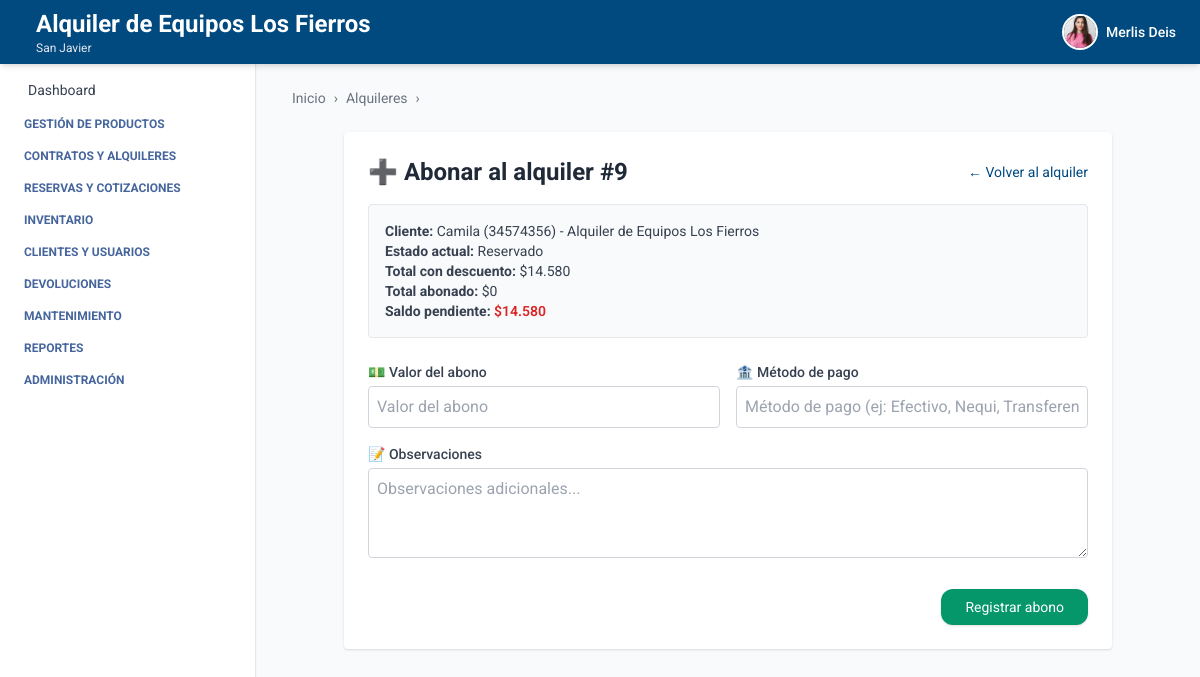
The app's page /alquiler/alquiler/9/abonar/ (signed in), older data.
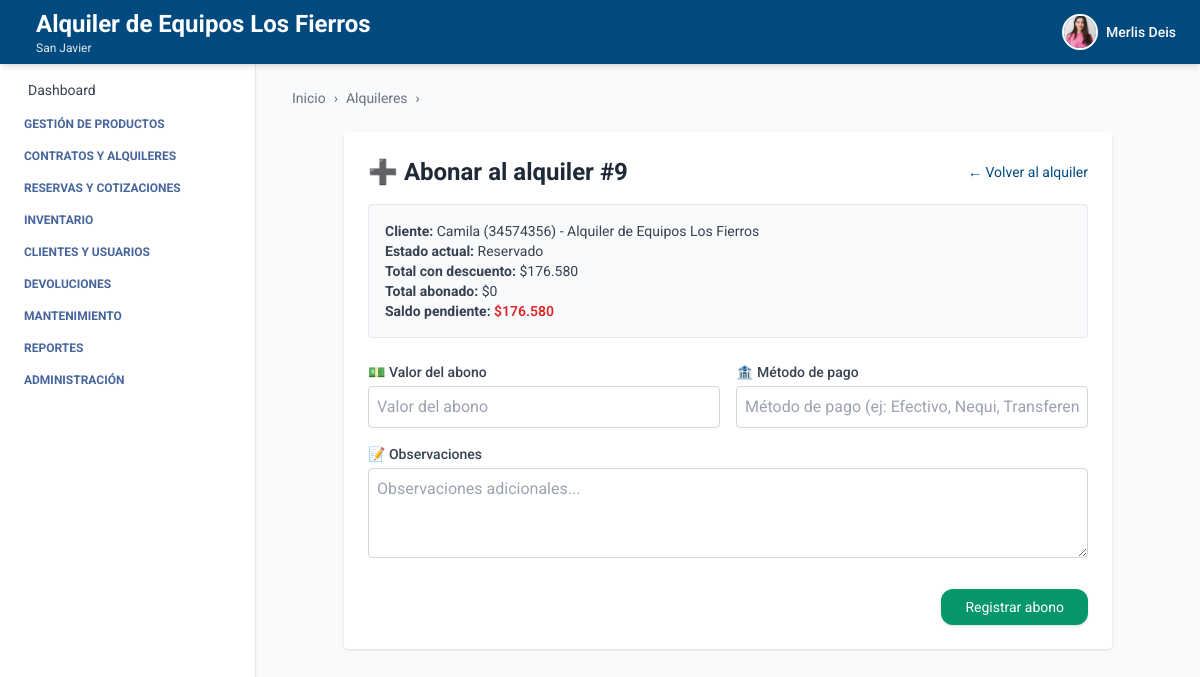
The same page, newer data.
### alquiler/models.py (models this page shows, shortened)
class Alquiler(models.Model):
    ESTADOS_ALQUILER = [
        ('cotizacion', 'Cotización'),
        ('borrador', 'Borrador'),
        ('reservado', 'Reservado'),
        ('en_curso', 'En curso'),
        ('liquidado', 'Liquidado'),
        ('anulado', 'Anulado'),
    ]
    usuario = models.ForeignKey(
        settings.AUTH_USER_MODEL, on_delete=models.CASCADE)
    cliente = models.ForeignKey(
        Cliente, on_delete=models.PROTECT, related_name='alquileres', null=True, blank=True)
    fecha_inicio = models.DateField(null=True, blank=True)
    fecha_fin = models.DateField(null=True, blank=True)
    observaciones = models.TextField(blank=True)
    total = models.DecimalField(
        max_digits=10, decimal_places=2, default=0.0,
        help_text="Total cobro del alquiler"
    )
    estado = models.CharField(
        max_length=20, choices=ESTADOS_ALQUILER, default='borrador')
    descuento_general = models.DecimalField(
        max_digits=5, decimal_places=2, default=0.0,
        help_text="Descuento general en % sobre el total del alquiler"
    )
    created_at = models.DateTimeField(auto_now_add=True)
    updated_at = models.DateTimeField(auto_now=True)
    created_by = models.ForeignKey(
        settings.AUTH_USER_MODEL, on_delete=models.SET_NULL,
        null=True, blank=True, related_name='alquileres_creados_por'
    )
    updated_by = models.ForeignKey(
        settings.AUTH_USER_MODEL, on_delete=models.SET_NULL,
        null=True, blank=True, related_name='alquileres_actualizados_por'
    )
    @property
    def total_sin_descuento(self):
        return sum(item.valor_item for item in self.items.all())
    @property
    def total_con_descuento(self):
        total = self.total_sin_descuento
        descuento = total * (self.descuento_general / Decimal('100'))
        return total - descuento
    @property
    def total_abonado(self):
        return sum(a.valor for a in self.abonos.all())
    @property
    def saldo_pendiente(self):
        return max(self.total_con_descuento - self.total_abonado, 0)

class AlquilerItem(models.Model):
    alquiler = models.ForeignKey(
        'Alquiler', on_delete=models.CASCADE, related_name='items')
    producto = models.ForeignKey('producto.Producto', on_delete=models.CASCADE)
    cantidad = models.PositiveIntegerField(null=True, blank=True, default=1)
    dias_a_cobrar = models.PositiveIntegerField(null=True, blank=True)
    precio_dia = models.DecimalField(max_digits=10, decimal_places=2)
    valor_iva = models.DecimalField(max_digits=10, decimal_places=2, default=0)
    subtotal_item = models.DecimalField(
        max_digits=10, decimal_places=2, default=0)
    descuento_porcentaje = models.DecimalField(
        max_digits=10, decimal_places=2, default=0.0,
        help_text="Descuento individual en % (ej. 10 para 10%)"
    )
    valor_item = models.DecimalField(
        max_digits=10, decimal_places=2, default=0)

### persona/models.py (models this page shows, shortened)
class Persona(models.Model):
    TIPO_DOCUMENTO_CHOICES = [
        ('CC', 'Cédula de ciudadanía'),
        ('NIT', 'NIT'),
        ('CE', 'Cédula de extranjería'),
    ]
    nombre = models.CharField(max_length=100)
    apellidos = models.CharField(max_length=100)
    tipo_documento = models.CharField(max_length=10, choices=TIPO_DOCUMENTO_CHOICES)
    telefono = models.CharField(max_length=20, blank=True, null=True)
    correo = models.EmailField(blank=True, null=True)
    direccion = models.CharField(max_length=255, blank=True, null=True)
    class Meta:
        verbose_name = 'Persona'
        verbose_name_plural = 'Personas'

### cliente/models.py (models this page shows)
class Cliente(Persona):
    documento = models.CharField(max_length=30)  # ← ahora está en Cliente
    empresa = models.ForeignKey(Empresa, on_delete=models.CASCADE)
    estado = models.BooleanField(default=True)
    class Meta:
        verbose_name = 'Cliente'
        verbose_name_plural = 'Clientes'
        unique_together = ('documento', 'empresa')  # ✅ ahora sí funciona
    def __str__(self):
        return f"{self.nombre} ({self.documento}) - {self.empresa.nombre}"

### empresa/models.py (models this page shows, shortened)
class Empresa(models.Model):
    ESTADOS = [
        ("activo", "Activo"),
        ("inactivo", "Inactivo"),
    ]
    nombre = models.CharField(max_length=100)
    nit = models.CharField(max_length=50, unique=True)
    ciudad = models.CharField(max_length=100, blank=True, null=True)
    direccion = models.CharField(max_length=255, blank=True, null=True)
    departamento = models.CharField(max_length=100, blank=True, null=True)
    telefono = models.CharField(max_length=20, blank=True, null=True)
    estado = models.CharField(max_length=20, choices=ESTADOS, default="activo")
    logo = models.ImageField(upload_to='empresas/img/', blank=True, null=True)

### alquiler/views_alquiler.py (the view, shortened to what this page needs)
# urls.py: path('alquiler/<int:pk>/abonar/', abonar_alquiler, name='abonar_alquiler'),
@login_required
def abonar_alquiler(request, pk):
    alquiler = get_object_or_404(Alquiler, pk=pk, usuario__empresa=request.user.empresa)
    if alquiler.estado == 'liquidado':
        messages.warning(request, "Este alquiler ya fue liquidado. No se puede abonar.")
        return redirect('editar_alquiler', pk=pk)
    form = AbonoAlquilerForm(request.POST or None)
    total_abonado = alquiler.abonos.aggregate(total=Sum('valor'))['total'] or 0
    saldo_pendiente = alquiler.total_con_descuento - total_abonado
    return render(request, 'abonar_alquiler.html', {
        'form': form,
        'alquiler': alquiler,
        'saldo_pendiente': saldo_pendiente,
        'breadcrumb_items': [('Alquileres', 'Abonar')],
    })

### alquiler/forms/form_alquiler.py
class AbonoAlquilerForm(forms.ModelForm):
    class Meta:
        model = AbonoAlquiler
        fields = ['valor', 'metodo_pago', 'observaciones']
        widgets = {
            'valor': forms.NumberInput(attrs={
                'class': 'w-full p-2 border border-gray-300 rounded',
                'placeholder': 'Valor del abono'
            }),
            'metodo_pago': forms.TextInput(attrs={
                'class': 'w-full p-2 border border-gray-300 rounded',
                'placeholder': 'Método de pago (ej: Efectivo, Nequi, Transferencia)'
            }),
            'observaciones': forms.Textarea(attrs={
                'class': 'w-full p-2 border border-gray-300 rounded',
                'rows': 3,
                'placeholder': 'Observaciones adicionales...'
            }),
        }

### alquiler/templates/abonar_alquiler.html (shortened to what this page needs)
{% extends 'index.html' %}
{% load humanize %}
{% block breadcrumb %}
  {% include 'breadcrumb.html' with home='/' breadcrumbs=breadcrumb_items %}
{% endblock %}
{% block content %}
<div class="max-w-3xl mx-auto mt-6 bg-white p-6 rounded shadow">
  <div class="flex justify-between items-center mb-4">
    <h2 class="text-2xl font-bold text-gray-800">➕ Abonar al alquiler #{{ alquiler.id }}</h2>
    <a href="{% url 'editar_alquiler' alquiler.id %}" class="text-sm text-[var(--primary-color)] hover:underline">← Volver al alquiler</a>
  </div>
  <div class="bg-gray-50 border rounded p-4 text-sm text-gray-700 mb-6">
    <p><strong>Cliente:</strong> {{ alquiler.cliente }}</p>
    <p><strong>Estado actual:</strong> {{ alquiler.get_estado_display }}</p>
    <p><strong>Total con descuento:</strong> ${{ alquiler.total_con_descuento|floatformat:0|intcomma }}</p>
    <p><strong>Total abonado:</strong> ${{ alquiler.total_abonado|floatformat:0|intcomma }}</p>
    <p><strong>Saldo pendiente:</strong> <span class="text-red-600 font-semibold">${{ alquiler.saldo_pendiente|floatformat:0|intcomma }}</span></p>
  </div>
  <form method="post">
    <div class="grid grid-cols-1 md:grid-cols-2 gap-4">
      <div>
        <label class="block text-sm font-medium text-gray-700 mb-1">💵 Valor del abono</label>
        {{ form.valor }}
      </div>
      <div>
        <label class="block text-sm font-medium text-gray-700 mb-1">🏦 Método de pago</label>
        {{ form.metodo_pago }}
      </div>
      <div class="md:col-span-2">
        <label class="block text-sm font-medium text-gray-700 mb-1">📝 Observaciones</label>
        {{ form.observaciones }}
      </div>
    </div>
    <div class="pt-6 flex justify-end">
      <button type="submit"
        class="bg-emerald-600 hover:bg-emerald-700 text-white px-6 py-2 rounded-xl shadow text-sm">
        Registrar abono
      </button>
    </div>
  </form>
</div>
{% endblock %}

Row changes from the older to the newer data that the page shows:
changed Alquiler "Reservado": total_con_descuento "14.580" → "176.580"; saldo_pendiente "14.580" → "176.580"
